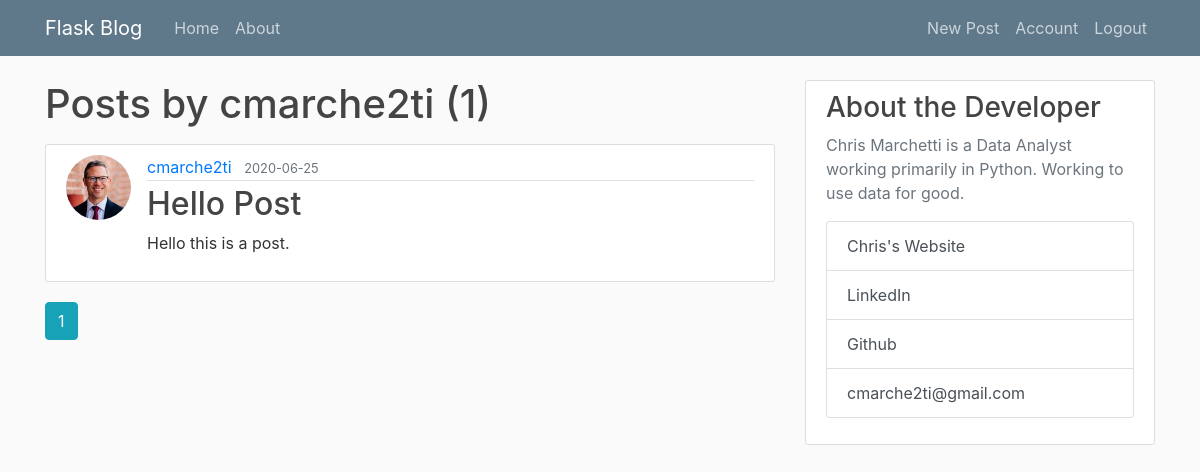
Screenshot of /user/cmarche2ti (signed in) with the database file from the repository.
### flaskblog/models.py (models this page shows, shortened)
class User(db.Model, UserMixin):
    id = db.Column(db.Integer, primary_key=True)
    username = db.Column(db.String(20), unique=True, nullable=False)
    email = db.Column(db.String(120), unique=True, nullable=False)
    image_file = db.Column(db.String(20), nullable=False, default="default.jpg")
    password = db.Column(db.String(60), nullable=False)
    posts = db.relationship("Post", backref="author", lazy=True)

class Post(db.Model):
    id = db.Column(db.Integer, primary_key=True)
    title = db.Column(db.String(100), nullable=False)
    date_posted = db.Column(db.DateTime, nullable=False, default=datetime.utcnow)
    content = db.Column(db.Text, nullable=False)
    user_id = db.Column(db.Integer, db.ForeignKey("user.id"), nullable=False)

### flaskblog/users/routes.py (the view)
@users.route("/user/<string:username>")
def user_posts(username):
    page = request.args.get("page", 1, type=int)
    user = User.query.filter_by(username=username).first_or_404()
    posts = (
        Post.query.filter_by(author=user)
        .order_by(Post.date_posted.desc())
        .paginate(page=page, per_page=5)
    )
    return render_template("user_posts.html", posts=posts, user=user)

### flaskblog/models.py (called while the page is built)
@login_manager.user_loader
def load_user(user_id):
    return User.query.get(int(user_id))

### flaskblog/templates/user_posts.html
{% extends "layout.html" %}
{% block content %}
<h1 class="mb-3">Posts by {{ user.username }} ({{ posts.total }})</h1>
{% for post in posts.items %}
<article class="media content-section">
    <img class="rounded-circle article-img"
        src="{{ url_for('static', filename='profile_pics/'+post.author.image_file) }}" alt="">
    <div class="media-body">
        <div class="article-metadata">
            <a class="mr-2"
                href="{{ url_for('users.user_posts', username=post.author.username) }}">{{ post.author.username }}</a>
            <small class="text-muted">{{ post.date_posted.strftime('%Y-%m-%d') }}</small>
        </div>
        <h2><a class="article-title" href="{{ url_for('posts.post', post_id=post.id) }}">{{ post.title }}</a></h2>
        <p class="article-content">{{ post.content }}</p>
    </div>
</article>
{% endfor %}
{% for page_num in posts.iter_pages(left_edge=2, right_edge=2, left_current=1, right_current=2) %}
{% if page_num %}
{% if posts.page == page_num %}
<a class="btn btn-info mb-4"
    href="{{ url_for('users.user_posts', username=user.username, page=page_num) }}">{{ page_num }}</a>
{% else %}
<a class="btn btn-outline-info mb-4"
    href="{{ url_for('users.user_posts', username=user.username, page=page_num) }}">{{ page_num }}</a>
{% endif %}
{% else %}
...
{% endif%}
{% endfor %}
{% endblock content %}

### flaskblog/static/main.css (style rules this page uses)
body { background: #fafafa; color: #333333; margin-top: 5rem; }
h1, h2, h3, h4, h5, h6 { color: #444444; }
.content-section { background: #ffffff; padding: 10px 20px; border: 1px solid #dddddd; border-radius: 3px; margin-bottom: 20px; }
.article-title { color: #444444; }
.article-content { white-space: pre-line; }
.article-img { height: 65px; width: 65px; margin-right: 16px; }
.article-metadata { padding-bottom: 1px; margin-bottom: 4px; border-bottom: 1px solid #e3e3e3 }

### rows the page displays
User: username "cmarche2ti"
Post: image_file (picture), author.username "cmarche2ti", date_posted "2020-06-25", title "Hello Post", content "Hello this is a post."

### other values shown
{{ posts.total }} "1"
{{ page_num }} "1"
